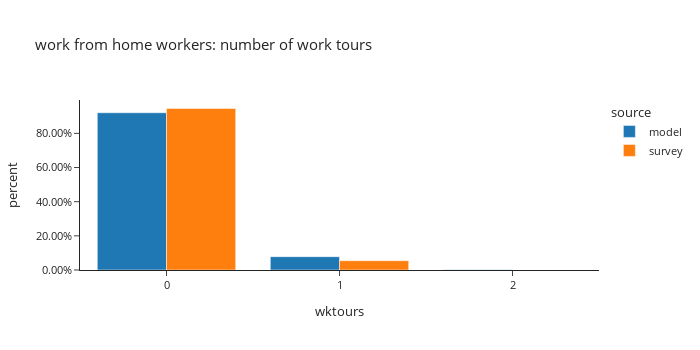

The cell this chart's notebook holds for it:
### Code cell
_df = workers[workers['worker_type']=="wfh"].groupby(['source','wktours'])['pdexpfac'].sum().reset_index()
_df['percent'] = _df.groupby(['source'], group_keys=False)['pdexpfac'].apply(lambda x: x / float(x.sum()))

fig = px.bar(_df, x="wktours", y="percent", color="source",
             barmode="group",template="simple_white",
             title= "work from home workers: number of work tours")
fig.update_layout(height=350, width=700, font=dict(size=11),
                  yaxis_tickformat = '.2%')
fig.show()

### Figure 1 — Plotly figure (JSON) as saved in the notebook; plotly's stock layout.template omitted (floating-point values rounded to 4 significant figures)
{"data": [{"alignmentgroup": "True", "hovertemplate": "source=model<br>wktours=%{x}<br>percent=%{y}<extra></extra>", "legendgroup": "model", "marker": {"color": "#1F77B4", "pattern": {"shape": ""}}, "name": "model", "offsetgroup": "model", "orientation": "v", "showlegend": true, "textposition": "auto", "type": "bar", "x": [0, 1, 2], "xaxis": "x", "y": [0.9208, 0.07807, 0.001148], "yaxis": "y"}, {"alignmentgroup": "True", "hovertemplate": "source=survey<br>wktours=%{x}<br>percent=%{y}<extra></extra>", "legendgroup": "survey", "marker": {"color": "#FF7F0E", "pattern": {"shape": ""}}, "name": "survey", "offsetgroup": "survey", "orientation": "v", "showlegend": true, "textposition": "auto", "type": "bar", "x": [0, 1], "xaxis": "x", "y": [0.9456, 0.0544], "yaxis": "y"}], "layout": {"barmode": "group", "font": {"size": 11}, "height": 350, "legend": {"title": {"text": "source"}, "tracegroupgap": 0}, "title": {"text": "work from home workers: number of work tours"}, "width": 700, "xaxis": {"anchor": "y", "domain": [0, 1], "title": {"text": "wktours"}}, "yaxis": {"anchor": "x", "domain": [0, 1], "tickformat": ".2%", "title": {"text": "percent"}}}}
